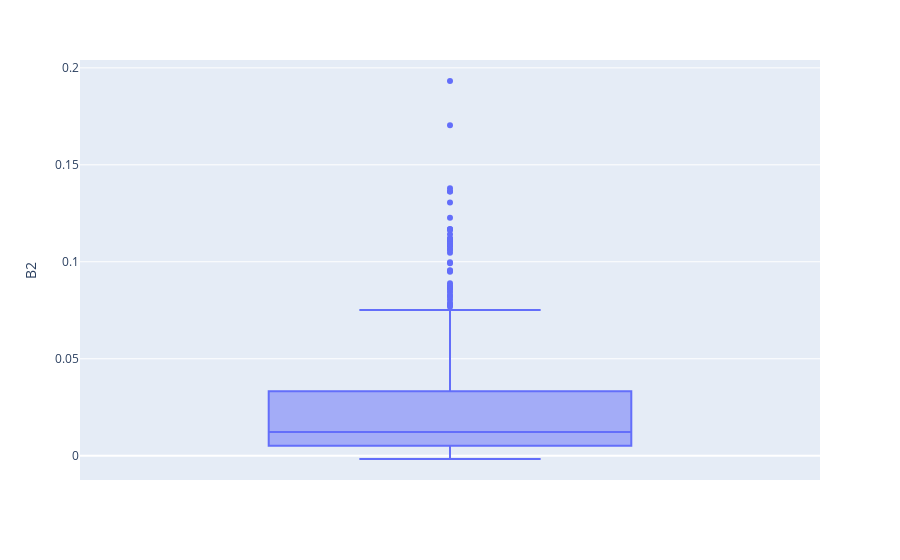

The cell this chart's notebook holds for it:
### Code cell
px.box(sitios, y = 'B2', hover_data=["index"]
    )

### Figure 1 — Plotly figure (JSON) as saved in the notebook; plotly's stock layout.template omitted (floating-point values rounded to 4 significant figures; data arrays with more than 128 entries replaced by an {"elided": "..."} marker saying what was removed)
{"data": [{"alignmentgroup": "True", "customdata": {"elided": "687x1 int values"}, "hovertemplate": "B2=%{y}<br>index=%{customdata[0]}<extra></extra>", "legendgroup": "", "marker": {"color": "#636efa"}, "name": "", "notched": false, "offsetgroup": "", "orientation": "v", "showlegend": false, "type": "box", "x0": " ", "xaxis": "x", "y": {"elided": "687 float values"}, "y0": " ", "yaxis": "y"}], "layout": {"boxmode": "group", "legend": {"tracegroupgap": 0}, "margin": {"t": 60}, "xaxis": {"anchor": "y", "domain": [0, 1]}, "yaxis": {"anchor": "x", "domain": [0, 1], "title": {"text": "B2"}}}}
